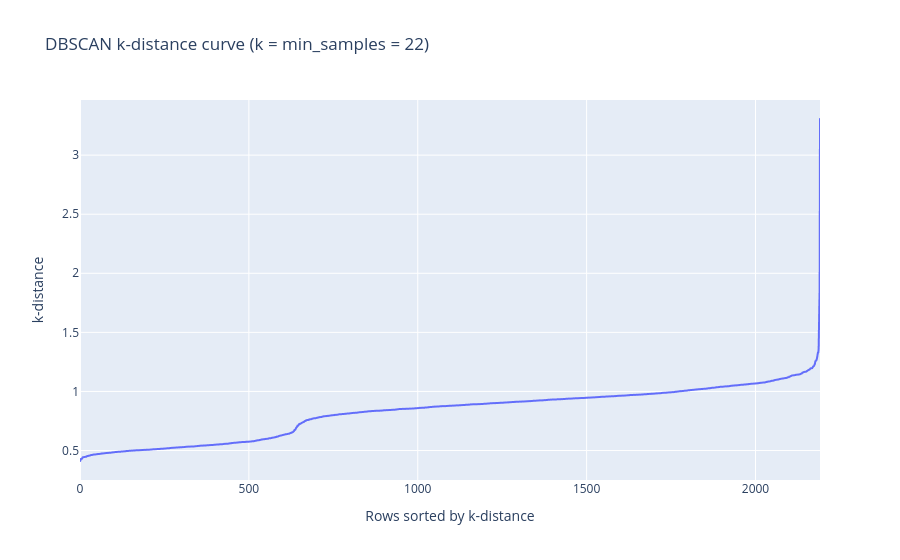

Write notebook code for a chart like this one.
### Code cell
# try min_samples around D + 1, D being the number of PCA components, and eps at the knee
k_distances_plot = kairo.plot_dbscan_k_distance(compressed_features, min_samples=22, distance="euclidean")
k_distances_plot.show()

### Figure 1 — Plotly figure (JSON) as saved in the notebook; plotly's stock layout.template omitted (floating-point values rounded to 4 significant figures; data arrays with more than 128 entries replaced by an {"elided": "..."} marker saying what was removed)
{"data": [{"hovertemplate": "Rows sorted by k-distance=%{x}<br>k-distance=%{y}<extra></extra>", "legendgroup": "", "line": {"color": "#636efa", "dash": "solid"}, "marker": {"symbol": "circle"}, "mode": "lines", "name": "", "showlegend": false, "type": "scattergl", "x": {"elided": "2192 int values"}, "xaxis": "x", "y": {"elided": "2192 float values"}, "yaxis": "y"}], "layout": {"legend": {"tracegroupgap": 0}, "title": {"text": "DBSCAN k-distance curve (k = min_samples = 22)"}, "xaxis": {"anchor": "y", "domain": [0, 1], "title": {"text": "Rows sorted by k-distance"}}, "yaxis": {"anchor": "x", "domain": [0, 1], "title": {"text": "k-distance"}}}}
